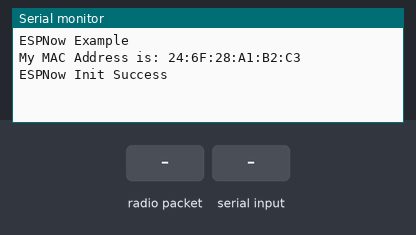
This sketch was run on a simulated ESP32. Parts: the last lines printed to the serial monitor. The test bench sets the inputs (shaded band).

Above: at 2.2 s.
2.3 s: radio packet "M-" arrives
At 3.0 s:
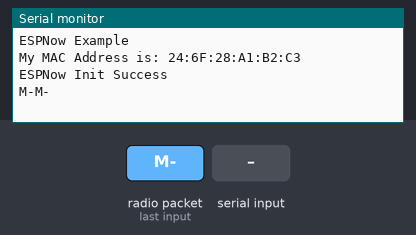
3.8 s: "G-\n" received over Serial
At 4.3 s:
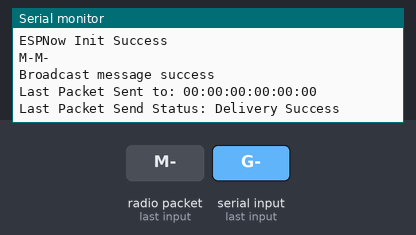
5.3 s: radio packet "G-" arrives
At 6.5 s:
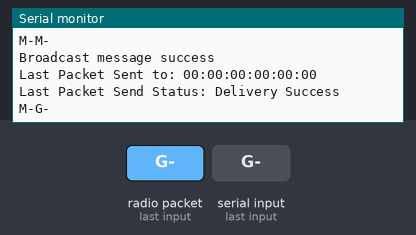
6.8 s: "1\n" received over Serial
At 7.6 s:
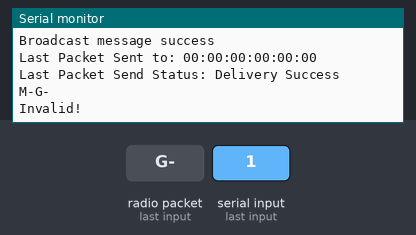
8.3 s: radio packet "1" arrives
At 8.8 s:
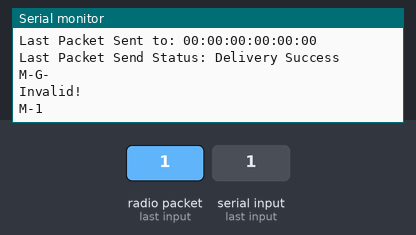

The sketch:

Message_dummy.ino.ino
```cpp
#include <WiFi.h>
#include <esp_now.h>
#include <algorithm>
#include <string>
#include <iostream>

//This code has been chacked to worked already

bool Find(std::string text, std::string search, int start, int length)
{
  int ID = text.find(search.c_str(), start, length);
  if (ID != std::string::npos) {
        return true;
    } else {
        return false;
    }
}

void formatMacAddress(const uint8_t *macAddr, char *buffer, int maxLength)
{
  snprintf(buffer, maxLength, "%02x:%02x:%02x:%02x:%02x:%02x", macAddr[0], macAddr[1], macAddr[2], macAddr[3], macAddr[4], macAddr[5]);
}

void receiveCallback(const uint8_t *macAddr, const uint8_t *data, int dataLen)
{
  char buffer[ESP_NOW_MAX_DATA_LEN + 1];
  int msgLen = min(ESP_NOW_MAX_DATA_LEN, dataLen);
  strncpy(buffer, (const char *)data, msgLen);
  buffer[msgLen] = 0;

  char macStr[18];
  formatMacAddress(macAddr, macStr, 18);

  // Convert char buffer to std::string and concatenate
  std::string message = "M-" + std::string(buffer);

  Serial.println(message.c_str());  // Use .c_str() to convert std::string to const char*
}

// callback when data is sent
void sentCallback(const uint8_t *macAddr, esp_now_send_status_t status)
{
  char macStr[18];
  formatMacAddress(macAddr, macStr, 18);
  Serial.print("Last Packet Sent to: ");
  Serial.println(macStr);
  Serial.print("Last Packet Send Status: ");
  Serial.println(status == ESP_NOW_SEND_SUCCESS ? "Delivery Success" : "Delivery Fail");
}

void broadcast(const String &message)
{
  // this will broadcast a message to everyone in range
  uint8_t broadcastAddress[] = {0xFF, 0xFF, 0xFF, 0xFF, 0xFF, 0xFF};
  esp_now_peer_info_t peerInfo = {};
  memcpy(&peerInfo.peer_addr, broadcastAddress, 6);
  if (!esp_now_is_peer_exist(broadcastAddress))
  {
    esp_now_add_peer(&peerInfo);
  }
  esp_err_t result = esp_now_send(broadcastAddress, (const uint8_t *)message.c_str(), message.length());
  // and this will send a message to a specific device
  /*uint8_t peerAddress[] = {0x3C, 0x71, 0xBF, 0x47, 0xA5, 0xC0};
  esp_now_peer_info_t peerInfo = {};
  memcpy(&peerInfo.peer_addr, peerAddress, 6);
  if (!esp_now_is_peer_exist(peerAddress))
  {
    esp_now_add_peer(&peerInfo);
  }
  esp_err_t result = esp_now_send(peerAddress, (const uint8_t *)message.c_str(), message.length());*/
  if (result == ESP_OK)
  {
    Serial.println("Broadcast message success");
  }
  else if (result == ESP_ERR_ESPNOW_NOT_INIT)
  {
    Serial.println("ESPNOW not Init.");
  }
  else if (result == ESP_ERR_ESPNOW_ARG)
  {
    Serial.println("Invalid Argument");
  }
  else if (result == ESP_ERR_ESPNOW_INTERNAL)
  {
    Serial.println("Internal Error");
  }
  else if (result == ESP_ERR_ESPNOW_NO_MEM)
  {
    Serial.println("ESP_ERR_ESPNOW_NO_MEM");
  }
  else if (result == ESP_ERR_ESPNOW_NOT_FOUND)
  {
    Serial.println("Peer not found.");
  }
  else
  {
    Serial.println("Unknown error");
  }
}

void setup()
{
  Serial.begin(115200);
  delay(1000);
  //Set device in STA mode to begin with
  WiFi.mode(WIFI_STA);
  Serial.println("ESPNow Example");
  // Output my MAC address - useful for later
  Serial.print("My MAC Address is: ");
  Serial.println(WiFi.macAddress());
  // shut down wifi
  WiFi.disconnect();
  // startup ESP Now
  if (esp_now_init() == ESP_OK)
  {
    Serial.println("ESPNow Init Success");
    esp_now_register_recv_cb(receiveCallback);
    esp_now_register_send_cb(sentCallback);
  }
  else
  {
    Serial.println("ESPNow Init Failed");
    delay(3000);
    ESP.restart();
  }
}

void loop()
{
  if (Serial.available()) {
    String incomingData = Serial.readStringUntil('\n');

    // Check if the message starts with "M-"
    if (incomingData.startsWith("M-")) {
      // Process or handle the message if needed
    }
    else if (incomingData.startsWith("G-")){
      // Remove the "G-" prefix
      String messageToBroadcast = incomingData.substring(2); // Get substring starting from index 2
      broadcast(messageToBroadcast); // Broadcast the remaining message
    }
    else {
      // Broadcast the incoming data if it doesn't start with "M-" or "G-"
      Serial.println("Invalid!");
    }
  }
}
```

Measured:
- after the input at 2.3 s, the serial monitor: prints a new line at once (image 1)
- after the input at 3.8 s, the serial monitor: prints a new line at once (image 2)
- after the input at 5.3 s, the serial monitor: prints a new line at once (image 3)
- after the input at 6.8 s, the serial monitor: prints a new line at once (image 4)
- after the input at 8.3 s, the serial monitor: prints a new line at once (image 5)
